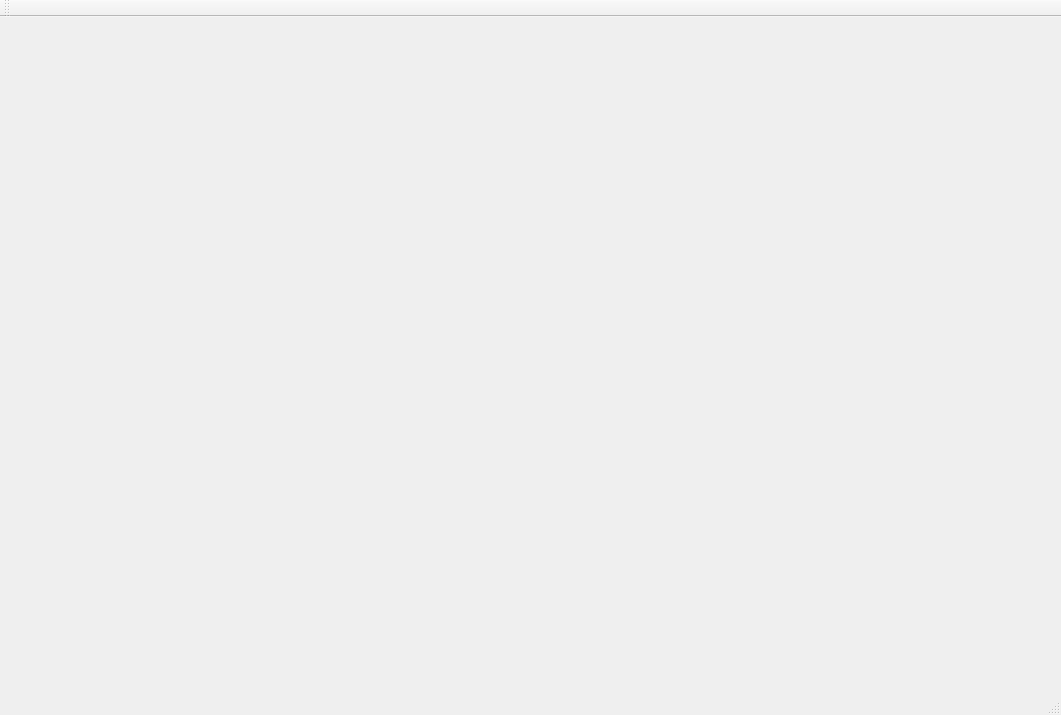
<?xml version="1.0" encoding="UTF-8"?>
<ui version="4.0">
 <class>MainWindow</class>
 <widget class="QMainWindow" name="MainWindow">
  <property name="geometry">
   <rect>
    <x>0</x>
    <y>0</y>
    <width>1061</width>
    <height>715</height>
   </rect>
  </property>
  <property name="windowTitle">
   <string>MainWindow</string>
  </property>
  <widget class="QWidget" name="centralWidget">
   <property name="sizePolicy">
    <sizepolicy hsizetype="Expanding" vsizetype="Expanding">
     <horstretch>0</horstretch>
     <verstretch>0</verstretch>
    </sizepolicy>
   </property>
  </widget>
  <widget class="QMenuBar" name="menuBar">
   <property name="geometry">
    <rect>
     <x>0</x>
     <y>0</y>
     <width>1061</width>
     <height>20</height>
    </rect>
   </property>
  </widget>
  <widget class="QToolBar" name="mainToolBar">
   <attribute name="toolBarArea">
    <enum>TopToolBarArea</enum>
   </attribute>
   <attribute name="toolBarBreak">
    <bool>false</bool>
   </attribute>
  </widget>
  <widget class="QStatusBar" name="statusBar"/>
 </widget>
 <layoutdefault spacing="6" margin="11"/>
 <resources/>
 <connections/>
</ui>
